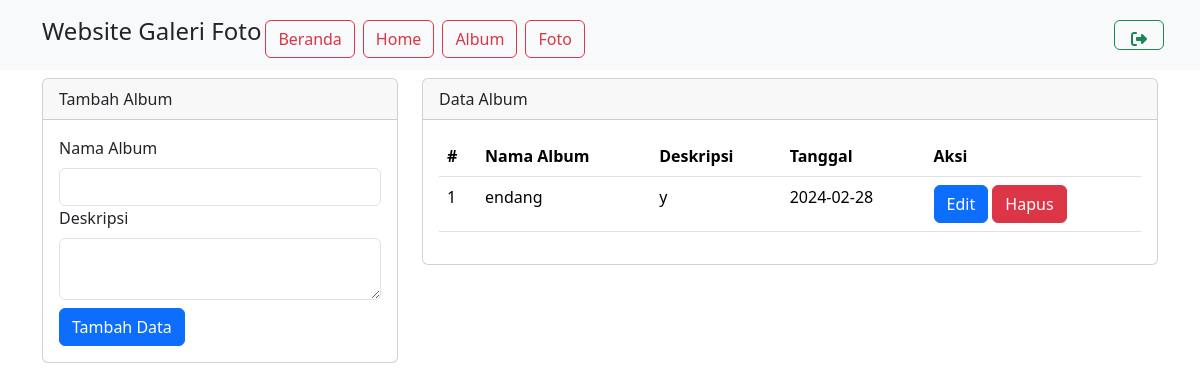
Screenshot of /user/album.php (signed in) with the database file from the repository.
### tables this page shows
CREATE TABLE `album` (
  `albumid` int(11) NOT NULL,
  `namaalbum` varchar(255) NOT NULL,
  `deskripsi` text NOT NULL,
  `tanggaldibuat` date NOT NULL,
  `userid` int(11) NOT NULL
);

### user/album.php (the view, shortened to what this page needs)
<?php
include'../config/koneksi.php';
?>
<!DOCTYPE html>
<html lang="en">
<head>
    <link rel="stylesheet" type="text/css" href="../assets/css/bootstrap.min.css">
    <link rel="stylesheet" href="https://cdnjs.cloudflare.com/ajax/libs/font-awesome/6.5.1/css/all.min.css"/>
</head>
<body>
    <nav class="navbar navbar-expand-lg bg-body-tertiary">
        <div class="container">
        <h4>Website Galeri Foto</h4>
            <div class="collapse navbar-collapse mt-2" id="navbarNavAltMark">
                <div class="navbar-nav me-auto">
                <a href="../user/index.php" class="btn btn-outline-danger m-1">Beranda</a>
                <a href="../user/home.php" class="btn btn-outline-danger m-1">Home</a>
                <a href="../user/album.php" class="btn btn-outline-danger m-1">Album</a>
                <a href="../user/foto.php" class="btn btn-outline-danger m-1">Foto</a>
                </div>
            </div>
                <a href="../config/aksi_logout.php" class="btn btn-outline-success m-1" style="position:relative; left:10px; width: 50px; height: 30px;">
                    <i class="fas fa-sign-out-alt"></i>
                </a>
        </div>
    </nav>
    <div class="container">
        <div class="row">
            <div class="col-md-4">
                <div class="card mt-2">
                    <div class="card-header">Tambah Album</div>
                    <div class="card-body">
                        <form action="../config_user/aksi_album.php" method="POST">
                            <label class="form-label">Nama Album</label>
                            <input type="text" name="namaalbum" class="form-control" required>
                            <label class="form-label">Deskripsi</label>
                            <textarea class="form-control" name="deskripsi" required></textarea>
                            <button type="submit" class="btn btn-primary mt-2" name="tambah">Tambah Data</button>
                        </form>
                    </div>
                </div>
            </div>
            <div class="col-md-8">
                <div class="card mt-2">
                    <div class="card-header">Data Album</div>
                    <div class="card-body">
                        <table class="table">
                            <thead>
                                <tr>
                                    <th>#</th>
                                    <th>Nama Album</th>
                                    <th>Deskripsi</th>
                                    <th>Tanggal</th>
                                    <th>Aksi</th>
                                </tr>
                            </thead>
                            <tbody>
                                <?php
                   $no = 1;
                   $userid = $_SESSION[ 'userid'];
                   $sql = mysqli_query($koneksi, "SELECT * FROM album
                   WHERE userid='$userid'");
                   while ($data = mysqli_fetch_array($sql)){
                   ?>
                                <tr>
                                    <td><?php echo $no++ ?></td>
                                    <td><?php echo $data['namaalbum'] ?></td>
                                    <td><?php echo $data['deskripsi'] ?></td>
                                    <td><?php echo $data['tanggaldibuat'] ?></td>
                                    <td>
                                        <button type="button" class="btn btn-primary" data-bs-toggle="modal"
                                            data-bs-target="#edit<?php echo $data['albumid'] ?>">
                                            Edit
                                        </button>
                    </div>
                </div>
            </div>
        </div>
        <button type="button" class="btn btn-danger" data-bs-toggle="modal"
            data-bs-target="#hapus<?php echo $data['albumid'] ?>">
            Hapus
        </button>
        <?php } ?>
    </div>
</body>
</html>

### rows the page displays
album: namaalbum "endang", deskripsi "y", tanggaldibuat "2024-02-28"
